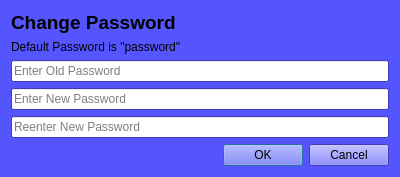
<?xml version="1.0" encoding="UTF-8"?>
<ui version="4.0">
 <class>Dialog</class>
 <widget class="QDialog" name="Dialog">
  <property name="geometry">
   <rect>
    <x>0</x>
    <y>0</y>
    <width>400</width>
    <height>153</height>
   </rect>
  </property>
  <property name="palette">
   <palette>
    <active>
     <colorrole role="WindowText">
      <brush brushstyle="SolidPattern">
       <color alpha="255">
        <red>0</red>
        <green>0</green>
        <blue>0</blue>
       </color>
      </brush>
     </colorrole>
     <colorrole role="Button">
      <brush brushstyle="SolidPattern">
       <color alpha="255">
        <red>85</red>
        <green>85</green>
        <blue>255</blue>
       </color>
      </brush>
     </colorrole>
     <colorrole role="Light">
      <brush brushstyle="SolidPattern">
       <color alpha="255">
        <red>213</red>
        <green>213</green>
        <blue>255</blue>
       </color>
      </brush>
     </colorrole>
     <colorrole role="Midlight">
      <brush brushstyle="SolidPattern">
       <color alpha="255">
        <red>149</red>
        <green>149</green>
        <blue>255</blue>
       </color>
      </brush>
     </colorrole>
     <colorrole role="Dark">
      <brush brushstyle="SolidPattern">
       <color alpha="255">
        <red>42</red>
        <green>42</green>
        <blue>127</blue>
       </color>
      </brush>
     </colorrole>
     <colorrole role="Mid">
      <brush brushstyle="SolidPattern">
       <color alpha="255">
        <red>56</red>
        <green>56</green>
        <blue>170</blue>
       </color>
      </brush>
     </colorrole>
     <colorrole role="Text">
      <brush brushstyle="SolidPattern">
       <color alpha="255">
        <red>0</red>
        <green>0</green>
        <blue>0</blue>
       </color>
      </brush>
     </colorrole>
     <colorrole role="BrightText">
      <brush brushstyle="SolidPattern">
       <color alpha="255">
        <red>255</red>
        <green>255</green>
        <blue>255</blue>
       </color>
      </brush>
     </colorrole>
     <colorrole role="ButtonText">
      <brush brushstyle="SolidPattern">
       <color alpha="255">
        <red>0</red>
        <green>0</green>
        <blue>0</blue>
       </color>
      </brush>
     </colorrole>
     <colorrole role="Base">
      <brush brushstyle="SolidPattern">
       <color alpha="255">
        <red>255</red>
        <green>255</green>
        <blue>255</blue>
       </color>
      </brush>
     </colorrole>
     <colorrole role="Window">
      <brush brushstyle="SolidPattern">
       <color alpha="255">
        <red>85</red>
        <green>85</green>
        <blue>255</blue>
       </color>
      </brush>
     </colorrole>
     <colorrole role="Shadow">
      <brush brushstyle="SolidPattern">
       <color alpha="255">
        <red>0</red>
        <green>0</green>
        <blue>0</blue>
       </color>
      </brush>
     </colorrole>
     <colorrole role="AlternateBase">
      <brush brushstyle="SolidPattern">
       <color alpha="255">
        <red>170</red>
        <green>170</green>
        <blue>255</blue>
       </color>
      </brush>
     </colorrole>
     <colorrole role="ToolTipBase">
      <brush brushstyle="SolidPattern">
       <color alpha="255">
        <red>255</red>
        <green>255</green>
        <blue>220</blue>
       </color>
      </brush>
     </colorrole>
     <colorrole role="ToolTipText">
      <brush brushstyle="SolidPattern">
       <color alpha="255">
        <red>0</red>
        <green>0</green>
        <blue>0</blue>
       </color>
      </brush>
     </colorrole>
    </active>
    <inactive>
     <colorrole role="WindowText">
      <brush brushstyle="SolidPattern">
       <color alpha="255">
        <red>0</red>
        <green>0</green>
        <blue>0</blue>
       </color>
      </brush>
     </colorrole>
     <colorrole role="Button">
      <brush brushstyle="SolidPattern">
       <color alpha="255">
        <red>85</red>
        <green>85</green>
        <blue>255</blue>
       </color>
      </brush>
     </colorrole>
     <colorrole role="Light">
      <brush brushstyle="SolidPattern">
       <color alpha="255">
        <red>213</red>
        <green>213</green>
        <blue>255</blue>
       </color>
      </brush>
     </colorrole>
     <colorrole role="Midlight">
      <brush brushstyle="SolidPattern">
       <color alpha="255">
        <red>149</red>
        <green>149</green>
        <blue>255</blue>
       </color>
      </brush>
     </colorrole>
     <colorrole role="Dark">
      <brush brushstyle="SolidPattern">
       <color alpha="255">
        <red>42</red>
        <green>42</green>
        <blue>127</blue>
       </color>
      </brush>
     </colorrole>
     <colorrole role="Mid">
      <brush brushstyle="SolidPattern">
       <color alpha="255">
        <red>56</red>
        <green>56</green>
        <blue>170</blue>
       </color>
      </brush>
     </colorrole>
     <colorrole role="Text">
      <brush brushstyle="SolidPattern">
       <color alpha="255">
        <red>0</red>
        <green>0</green>
        <blue>0</blue>
       </color>
      </brush>
     </colorrole>
     <colorrole role="BrightText">
      <brush brushstyle="SolidPattern">
       <color alpha="255">
        <red>255</red>
        <green>255</green>
        <blue>255</blue>
       </color>
      </brush>
     </colorrole>
     <colorrole role="ButtonText">
      <brush brushstyle="SolidPattern">
       <color alpha="255">
        <red>0</red>
        <green>0</green>
        <blue>0</blue>
       </color>
      </brush>
     </colorrole>
     <colorrole role="Base">
      <brush brushstyle="SolidPattern">
       <color alpha="255">
        <red>255</red>
        <green>255</green>
        <blue>255</blue>
       </color>
      </brush>
     </colorrole>
     <colorrole role="Window">
      <brush brushstyle="SolidPattern">
       <color alpha="255">
        <red>85</red>
        <green>85</green>
        <blue>255</blue>
       </color>
      </brush>
     </colorrole>
     <colorrole role="Shadow">
      <brush brushstyle="SolidPattern">
       <color alpha="255">
        <red>0</red>
        <green>0</green>
        <blue>0</blue>
       </color>
      </brush>
     </colorrole>
     <colorrole role="AlternateBase">
      <brush brushstyle="SolidPattern">
       <color alpha="255">
        <red>170</red>
        <green>170</green>
        <blue>255</blue>
       </color>
      </brush>
     </colorrole>
     <colorrole role="ToolTipBase">
      <brush brushstyle="SolidPattern">
       <color alpha="255">
        <red>255</red>
        <green>255</green>
        <blue>220</blue>
       </color>
      </brush>
     </colorrole>
     <colorrole role="ToolTipText">
      <brush brushstyle="SolidPattern">
       <color alpha="255">
        <red>0</red>
        <green>0</green>
        <blue>0</blue>
       </color>
      </brush>
     </colorrole>
    </inactive>
    <disabled>
     <colorrole role="WindowText">
      <brush brushstyle="SolidPattern">
       <color alpha="255">
        <red>42</red>
        <green>42</green>
        <blue>127</blue>
       </color>
      </brush>
     </colorrole>
     <colorrole role="Button">
      <brush brushstyle="SolidPattern">
       <color alpha="255">
        <red>85</red>
        <green>85</green>
        <blue>255</blue>
       </color>
      </brush>
     </colorrole>
     <colorrole role="Light">
      <brush brushstyle="SolidPattern">
       <color alpha="255">
        <red>213</red>
        <green>213</green>
        <blue>255</blue>
       </color>
      </brush>
     </colorrole>
     <colorrole role="Midlight">
      <brush brushstyle="SolidPattern">
       <color alpha="255">
        <red>149</red>
        <green>149</green>
        <blue>255</blue>
       </color>
      </brush>
     </colorrole>
     <colorrole role="Dark">
      <brush brushstyle="SolidPattern">
       <color alpha="255">
        <red>42</red>
        <green>42</green>
        <blue>127</blue>
       </color>
      </brush>
     </colorrole>
     <colorrole role="Mid">
      <brush brushstyle="SolidPattern">
       <color alpha="255">
        <red>56</red>
        <green>56</green>
        <blue>170</blue>
       </color>
      </brush>
     </colorrole>
     <colorrole role="Text">
      <brush brushstyle="SolidPattern">
       <color alpha="255">
        <red>42</red>
        <green>42</green>
        <blue>127</blue>
       </color>
      </brush>
     </colorrole>
     <colorrole role="BrightText">
      <brush brushstyle="SolidPattern">
       <color alpha="255">
        <red>255</red>
        <green>255</green>
        <blue>255</blue>
       </color>
      </brush>
     </colorrole>
     <colorrole role="ButtonText">
      <brush brushstyle="SolidPattern">
       <color alpha="255">
        <red>42</red>
        <green>42</green>
        <blue>127</blue>
       </color>
      </brush>
     </colorrole>
     <colorrole role="Base">
      <brush brushstyle="SolidPattern">
       <color alpha="255">
        <red>85</red>
        <green>85</green>
        <blue>255</blue>
       </color>
      </brush>
     </colorrole>
     <colorrole role="Window">
      <brush brushstyle="SolidPattern">
       <color alpha="255">
        <red>85</red>
        <green>85</green>
        <blue>255</blue>
       </color>
      </brush>
     </colorrole>
     <colorrole role="Shadow">
      <brush brushstyle="SolidPattern">
       <color alpha="255">
        <red>0</red>
        <green>0</green>
        <blue>0</blue>
       </color>
      </brush>
     </colorrole>
     <colorrole role="AlternateBase">
      <brush brushstyle="SolidPattern">
       <color alpha="255">
        <red>85</red>
        <green>85</green>
        <blue>255</blue>
       </color>
      </brush>
     </colorrole>
     <colorrole role="ToolTipBase">
      <brush brushstyle="SolidPattern">
       <color alpha="255">
        <red>255</red>
        <green>255</green>
        <blue>220</blue>
       </color>
      </brush>
     </colorrole>
     <colorrole role="ToolTipText">
      <brush brushstyle="SolidPattern">
       <color alpha="255">
        <red>0</red>
        <green>0</green>
        <blue>0</blue>
       </color>
      </brush>
     </colorrole>
    </disabled>
   </palette>
  </property>
  <property name="windowTitle">
   <string>Dialog</string>
  </property>
  <layout class="QVBoxLayout" name="verticalLayout">
   <item>
    <widget class="QLabel" name="Title">
     <property name="palette">
      <palette>
       <active>
        <colorrole role="WindowText">
         <brush brushstyle="SolidPattern">
          <color alpha="255">
           <red>0</red>
           <green>0</green>
           <blue>0</blue>
          </color>
         </brush>
        </colorrole>
        <colorrole role="Button">
         <brush brushstyle="SolidPattern">
          <color alpha="255">
           <red>85</red>
           <green>85</green>
           <blue>255</blue>
          </color>
         </brush>
        </colorrole>
        <colorrole role="Light">
         <brush brushstyle="SolidPattern">
          <color alpha="255">
           <red>213</red>
           <green>213</green>
           <blue>255</blue>
          </color>
         </brush>
        </colorrole>
        <colorrole role="Midlight">
         <brush brushstyle="SolidPattern">
          <color alpha="255">
           <red>149</red>
           <green>149</green>
           <blue>255</blue>
          </color>
         </brush>
        </colorrole>
        <colorrole role="Dark">
         <brush brushstyle="SolidPattern">
          <color alpha="255">
           <red>42</red>
           <green>42</green>
           <blue>127</blue>
          </color>
         </brush>
        </colorrole>
        <colorrole role="Mid">
         <brush brushstyle="SolidPattern">
          <color alpha="255">
           <red>56</red>
           <green>56</green>
           <blue>170</blue>
          </color>
         </brush>
        </colorrole>
        <colorrole role="Text">
         <brush brushstyle="SolidPattern">
          <color alpha="255">
           <red>0</red>
           <green>0</green>
           <blue>0</blue>
          </color>
         </brush>
        </colorrole>
        <colorrole role="BrightText">
         <brush brushstyle="SolidPattern">
          <color alpha="255">
           <red>255</red>
           <green>255</green>
           <blue>255</blue>
          </color>
         </brush>
        </colorrole>
        <colorrole role="ButtonText">
         <brush brushstyle="SolidPattern">
          <color alpha="255">
           <red>0</red>
           <green>0</green>
           <blue>0</blue>
          </color>
         </brush>
        </colorrole>
        <colorrole role="Base">
         <brush brushstyle="SolidPattern">
          <color alpha="255">
           <red>255</red>
           <green>255</green>
           <blue>255</blue>
          </color>
         </brush>
        </colorrole>
        <colorrole role="Window">
         <brush brushstyle="SolidPattern">
          <color alpha="255">
           <red>85</red>
           <green>85</green>
           <blue>255</blue>
          </color>
         </brush>
        </colorrole>
        <colorrole role="Shadow">
         <brush brushstyle="SolidPattern">
          <color alpha="255">
           <red>0</red>
           <green>0</green>
           <blue>0</blue>
          </color>
         </brush>
        </colorrole>
        <colorrole role="AlternateBase">
         <brush brushstyle="SolidPattern">
          <color alpha="255">
           <red>170</red>
           <green>170</green>
           <blue>255</blue>
          </color>
         </brush>
        </colorrole>
        <colorrole role="ToolTipBase">
         <brush brushstyle="SolidPattern">
          <color alpha="255">
           <red>255</red>
           <green>255</green>
           <blue>220</blue>
          </color>
         </brush>
        </colorrole>
        <colorrole role="ToolTipText">
         <brush brushstyle="SolidPattern">
          <color alpha="255">
           <red>0</red>
           <green>0</green>
           <blue>0</blue>
          </color>
         </brush>
        </colorrole>
       </active>
       <inactive>
        <colorrole role="WindowText">
         <brush brushstyle="SolidPattern">
          <color alpha="255">
           <red>0</red>
           <green>0</green>
           <blue>0</blue>
          </color>
         </brush>
        </colorrole>
        <colorrole role="Button">
         <brush brushstyle="SolidPattern">
          <color alpha="255">
           <red>85</red>
           <green>85</green>
           <blue>255</blue>
          </color>
         </brush>
        </colorrole>
        <colorrole role="Light">
         <brush brushstyle="SolidPattern">
          <color alpha="255">
           <red>213</red>
           <green>213</green>
           <blue>255</blue>
          </color>
         </brush>
        </colorrole>
        <colorrole role="Midlight">
         <brush brushstyle="SolidPattern">
          <color alpha="255">
           <red>149</red>
           <green>149</green>
           <blue>255</blue>
          </color>
         </brush>
        </colorrole>
        <colorrole role="Dark">
         <brush brushstyle="SolidPattern">
          <color alpha="255">
           <red>42</red>
           <green>42</green>
           <blue>127</blue>
          </color>
         </brush>
        </colorrole>
        <colorrole role="Mid">
         <brush brushstyle="SolidPattern">
          <color alpha="255">
           <red>56</red>
           <green>56</green>
           <blue>170</blue>
          </color>
         </brush>
        </colorrole>
        <colorrole role="Text">
         <brush brushstyle="SolidPattern">
          <color alpha="255">
           <red>0</red>
           <green>0</green>
           <blue>0</blue>
          </color>
         </brush>
        </colorrole>
        <colorrole role="BrightText">
         <brush brushstyle="SolidPattern">
          <color alpha="255">
           <red>255</red>
           <green>255</green>
           <blue>255</blue>
          </color>
         </brush>
        </colorrole>
        <colorrole role="ButtonText">
         <brush brushstyle="SolidPattern">
          <color alpha="255">
           <red>0</red>
           <green>0</green>
           <blue>0</blue>
          </color>
         </brush>
        </colorrole>
        <colorrole role="Base">
         <brush brushstyle="SolidPattern">
          <color alpha="255">
           <red>255</red>
           <green>255</green>
           <blue>255</blue>
          </color>
         </brush>
        </colorrole>
        <colorrole role="Window">
         <brush brushstyle="SolidPattern">
          <color alpha="255">
           <red>85</red>
           <green>85</green>
           <blue>255</blue>
          </color>
         </brush>
        </colorrole>
        <colorrole role="Shadow">
         <brush brushstyle="SolidPattern">
          <color alpha="255">
           <red>0</red>
           <green>0</green>
           <blue>0</blue>
          </color>
         </brush>
        </colorrole>
        <colorrole role="AlternateBase">
         <brush brushstyle="SolidPattern">
          <color alpha="255">
           <red>170</red>
           <green>170</green>
           <blue>255</blue>
          </color>
         </brush>
        </colorrole>
        <colorrole role="ToolTipBase">
         <brush brushstyle="SolidPattern">
          <color alpha="255">
           <red>255</red>
           <green>255</green>
           <blue>220</blue>
          </color>
         </brush>
        </colorrole>
        <colorrole role="ToolTipText">
         <brush brushstyle="SolidPattern">
          <color alpha="255">
           <red>0</red>
           <green>0</green>
           <blue>0</blue>
          </color>
         </brush>
        </colorrole>
       </inactive>
       <disabled>
        <colorrole role="WindowText">
         <brush brushstyle="SolidPattern">
          <color alpha="255">
           <red>42</red>
           <green>42</green>
           <blue>127</blue>
          </color>
         </brush>
        </colorrole>
        <colorrole role="Button">
         <brush brushstyle="SolidPattern">
          <color alpha="255">
           <red>85</red>
           <green>85</green>
           <blue>255</blue>
          </color>
         </brush>
        </colorrole>
        <colorrole role="Light">
         <brush brushstyle="SolidPattern">
          <color alpha="255">
           <red>213</red>
           <green>213</green>
           <blue>255</blue>
          </color>
         </brush>
        </colorrole>
        <colorrole role="Midlight">
         <brush brushstyle="SolidPattern">
          <color alpha="255">
           <red>149</red>
           <green>149</green>
           <blue>255</blue>
          </color>
         </brush>
        </colorrole>
        <colorrole role="Dark">
         <brush brushstyle="SolidPattern">
          <color alpha="255">
           <red>42</red>
           <green>42</green>
           <blue>127</blue>
          </color>
         </brush>
        </colorrole>
        <colorrole role="Mid">
         <brush brushstyle="SolidPattern">
          <color alpha="255">
           <red>56</red>
           <green>56</green>
           <blue>170</blue>
          </color>
         </brush>
        </colorrole>
        <colorrole role="Text">
         <brush brushstyle="SolidPattern">
          <color alpha="255">
           <red>42</red>
           <green>42</green>
           <blue>127</blue>
          </color>
         </brush>
        </colorrole>
        <colorrole role="BrightText">
         <brush brushstyle="SolidPattern">
          <color alpha="255">
           <red>255</red>
           <green>255</green>
           <blue>255</blue>
          </color>
         </brush>
        </colorrole>
        <colorrole role="ButtonText">
         <brush brushstyle="SolidPattern">
          <color alpha="255">
           <red>42</red>
           <green>42</green>
           <blue>127</blue>
          </color>
         </brush>
        </colorrole>
        <colorrole role="Base">
         <brush brushstyle="SolidPattern">
          <color alpha="255">
           <red>85</red>
           <green>85</green>
           <blue>255</blue>
          </color>
         </brush>
        </colorrole>
        <colorrole role="Window">
         <brush brushstyle="SolidPattern">
          <color alpha="255">
           <red>85</red>
           <green>85</green>
           <blue>255</blue>
          </color>
         </brush>
        </colorrole>
        <colorrole role="Shadow">
         <brush brushstyle="SolidPattern">
          <color alpha="255">
           <red>0</red>
           <green>0</green>
           <blue>0</blue>
          </color>
         </brush>
        </colorrole>
        <colorrole role="AlternateBase">
         <brush brushstyle="SolidPattern">
          <color alpha="255">
           <red>85</red>
           <green>85</green>
           <blue>255</blue>
          </color>
         </brush>
        </colorrole>
        <colorrole role="ToolTipBase">
         <brush brushstyle="SolidPattern">
          <color alpha="255">
           <red>255</red>
           <green>255</green>
           <blue>220</blue>
          </color>
         </brush>
        </colorrole>
        <colorrole role="ToolTipText">
         <brush brushstyle="SolidPattern">
          <color alpha="255">
           <red>0</red>
           <green>0</green>
           <blue>0</blue>
          </color>
         </brush>
        </colorrole>
       </disabled>
      </palette>
     </property>
     <property name="font">
      <font>
       <pointsize>14</pointsize>
       <weight>75</weight>
       <bold>true</bold>
      </font>
     </property>
     <property name="text">
      <string>Change Password</string>
     </property>
    </widget>
   </item>
   <item>
    <widget class="QLabel" name="label">
     <property name="text">
      <string>Default Password is &quot;password&quot;</string>
     </property>
    </widget>
   </item>
   <item>
    <widget class="QLineEdit" name="NameEntryBox">
     <property name="placeholderText">
      <string>Enter Old Password</string>
     </property>
    </widget>
   </item>
   <item>
    <widget class="QLineEdit" name="NameEntryBox_2">
     <property name="placeholderText">
      <string>Enter New Password</string>
     </property>
    </widget>
   </item>
   <item>
    <widget class="QLineEdit" name="NameEntryBox_3">
     <property name="placeholderText">
      <string>Reenter New Password</string>
     </property>
    </widget>
   </item>
   <item>
    <widget class="QDialogButtonBox" name="Okay">
     <property name="orientation">
      <enum>Qt::Horizontal</enum>
     </property>
     <property name="standardButtons">
      <set>QDialogButtonBox::Cancel|QDialogButtonBox::Ok</set>
     </property>
    </widget>
   </item>
  </layout>
 </widget>
 <resources/>
 <connections/>
</ui>
